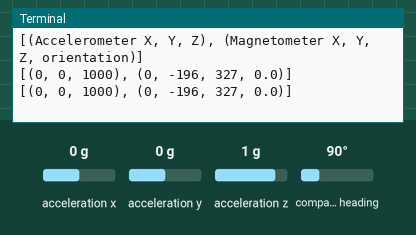
Recording of a program running on a simulated Raspberry Pi (BCM pin numbers). Shown: the last lines printed to the terminal. The test bench sets the inputs (shaded band); at power-on: acceleration x 0 g, acceleration y 0 g, acceleration z 1 g, compass heading 90°.

Above: at 1.2 s.
1.3 s: acceleration x set to -1.4 g
At 2.6 s:
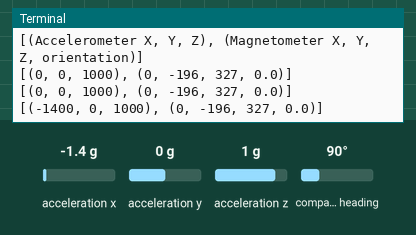
2.8 s: acceleration y set to -1.4 g
At 3.8 s:
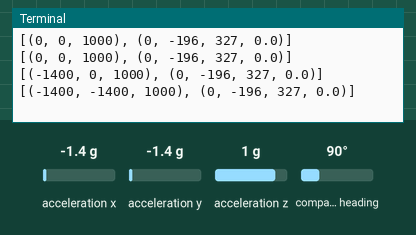
4.3 s: acceleration z set to -1.4 g
At 5.6 s:
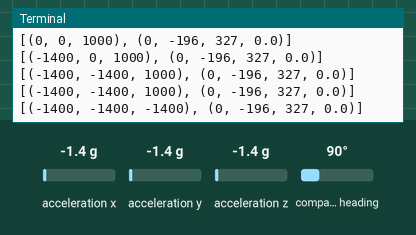
5.8 s: compass heading set to 7°
At 6.4 s:
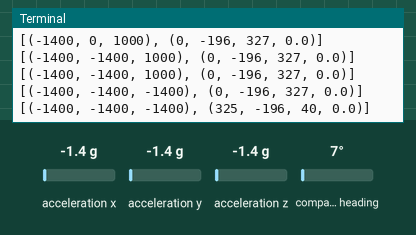

The program:

Adafruit_LSM303.py
```python
#!/usr/bin/python

# Python library for Adafruit Flora Accelerometer/Compass Sensor (LSM303).
# This is pretty much a direct port of the current Arduino library and is
# similarly incomplete (e.g. no orientation value returned from read()
# method).  This does add optional high resolution mode to accelerometer
# though.

# Copyright 2013 Adafruit Industries

# Permission is hereby granted, free of charge, to any person obtaining a
# copy of this software and associated documentation files (the "Software"),
# to deal in the Software without restriction, including without limitation
# the rights to use, copy, modify, merge, publish, distribute, sublicense,
# and/or sell copies of the Software, and to permit persons to whom the
# Software is furnished to do so, subject to the following conditions:

# The above copyright notice and this permission notice shall be included
# in all copies or substantial portions of the Software.

# THE SOFTWARE IS PROVIDED "AS IS", WITHOUT WARRANTY OF ANY KIND, EXPRESS OR
# IMPLIED, INCLUDING BUT NOT LIMITED TO THE WARRANTIES OF MERCHANTABILITY,
# FITNESS FOR A PARTICULAR PURPOSE AND NONINFRINGEMENT. IN NO EVENT SHALL
# THE AUTHORS OR COPYRIGHT HOLDERS BE LIABLE FOR ANY CLAIM, DAMAGES OR OTHER
# LIABILITY, WHETHER IN AN ACTION OF CONTRACT, TORT OR OTHERWISE, ARISING
# FROM, OUT OF OR IN CONNECTION WITH THE SOFTWARE OR THE USE OR OTHER
# DEALINGS IN THE SOFTWARE.

from Adafruit_I2C import Adafruit_I2C


class Adafruit_LSM303(Adafruit_I2C):

    # Minimal constants carried over from Arduino library
    LSM303_ADDRESS_ACCEL = (0x32 >> 1)  # 0011001x
    LSM303_ADDRESS_MAG   = (0x3C >> 1)  # 0011110x
                                             # Default    Type
    LSM303_REGISTER_ACCEL_CTRL_REG1_A = 0x20 # 00000111   rw
    LSM303_REGISTER_ACCEL_CTRL_REG4_A = 0x23 # 00000000   rw
    LSM303_REGISTER_ACCEL_OUT_X_L_A   = 0x28
    LSM303_REGISTER_MAG_CRB_REG_M     = 0x01
    LSM303_REGISTER_MAG_MR_REG_M      = 0x02
    LSM303_REGISTER_MAG_OUT_X_H_M     = 0x03

    # Gain settings for setMagGain()
    LSM303_MAGGAIN_1_3 = 0x20 # +/- 1.3
    LSM303_MAGGAIN_1_9 = 0x40 # +/- 1.9
    LSM303_MAGGAIN_2_5 = 0x60 # +/- 2.5
    LSM303_MAGGAIN_4_0 = 0x80 # +/- 4.0
    LSM303_MAGGAIN_4_7 = 0xA0 # +/- 4.7
    LSM303_MAGGAIN_5_6 = 0xC0 # +/- 5.6
    LSM303_MAGGAIN_8_1 = 0xE0 # +/- 8.1


    def __init__(self, busnum=-1, debug=False, hires=False):

        # Accelerometer and magnetometer are at different I2C
        # addresses, so invoke a separate I2C instance for each
        self.accel = Adafruit_I2C(self.LSM303_ADDRESS_ACCEL, busnum, debug)
        self.mag   = Adafruit_I2C(self.LSM303_ADDRESS_MAG  , busnum, debug)

        # Enable the accelerometer
        self.accel.write8(self.LSM303_REGISTER_ACCEL_CTRL_REG1_A, 0x27)
        # Select hi-res (12-bit) or low-res (10-bit) output mode.
        # Low-res mode uses less power and sustains a higher update rate,
        # output is padded to compatible 12-bit units.
        if hires:
            self.accel.write8(self.LSM303_REGISTER_ACCEL_CTRL_REG4_A,
              0b00001000)
        else:
            self.accel.write8(self.LSM303_REGISTER_ACCEL_CTRL_REG4_A, 0)

        # Enable the magnetometer
        self.mag.write8(self.LSM303_REGISTER_MAG_MR_REG_M, 0x00)


    # Interpret signed 12-bit acceleration component from list
    def accel12(self, list, idx):
        n = list[idx] | (list[idx+1] << 8) # Low, high bytes
        if n > 32767: n -= 65536           # 2's complement signed
        return n >> 4                      # 12-bit resolution


    # Interpret signed 16-bit magnetometer component from list
    def mag16(self, list, idx):
        n = (list[idx] << 8) | list[idx+1]   # High, low bytes
        return n if n < 32768 else n - 65536 # 2's complement signed


    def read(self):
        # Read the accelerometer
        list = self.accel.readList(
          self.LSM303_REGISTER_ACCEL_OUT_X_L_A | 0x80, 6)
        res = [( self.accel12(list, 0),
                 self.accel12(list, 2),
                 self.accel12(list, 4) )]

        # Read the magnetometer
        list = self.mag.readList(self.LSM303_REGISTER_MAG_OUT_X_H_M, 6)
        res.append((self.mag16(list, 0),
                    self.mag16(list, 2),
                    self.mag16(list, 4),
                    0.0 )) # ToDo: Calculate orientation

        return res


    def setMagGain(gain=LSM303_MAGGAIN_1_3):
        self.mag.write8( LSM303_REGISTER_MAG_CRB_REG_M, gain)


# Simple example prints accel/mag data once per second:
if __name__ == '__main__':

    from time import sleep

    lsm = Adafruit_LSM303()

    print '[(Accelerometer X, Y, Z), (Magnetometer X, Y, Z, orientation)]'
    while True:
        print lsm.read()
        sleep(1) # Output is fun to watch if this is commented out
```

Measured:
- after the input at 1.3 s, the terminal: prints a new line after 0.71 s (image 1)
- after the input at 2.8 s, the terminal: prints a new line after 0.21 s (image 2)
- after the input at 4.3 s, the terminal: prints a new line after 0.72 s (image 3)
- after the input at 5.8 s, the terminal: prints a new line after 0.22 s (image 4)
